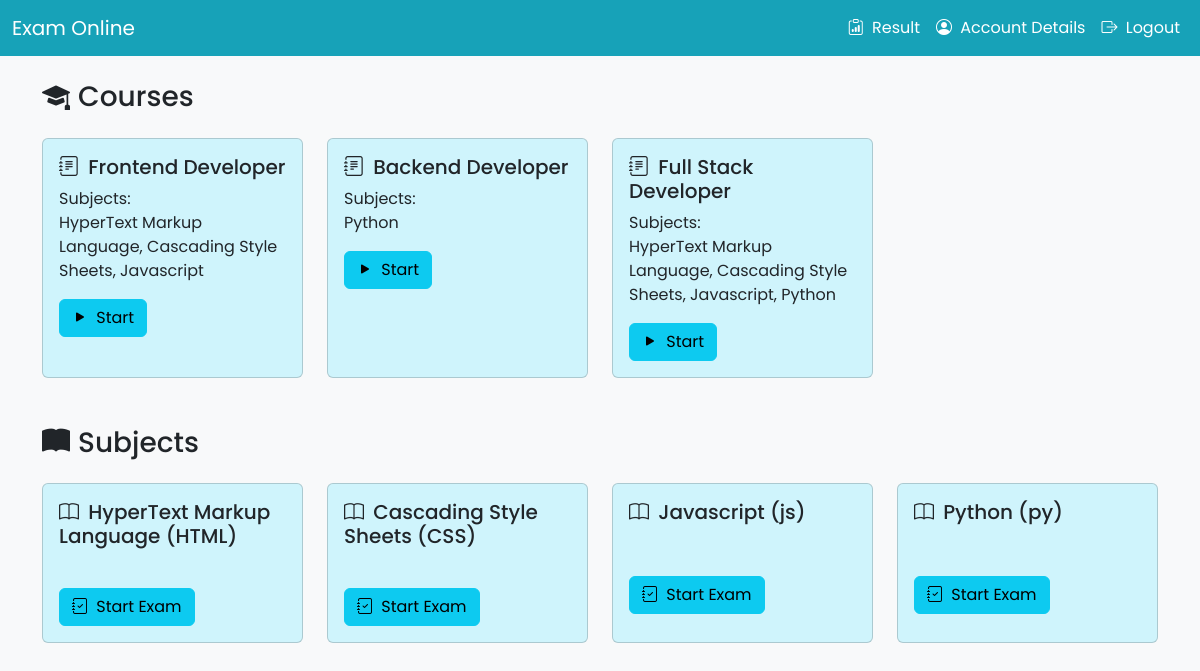
The page /examapp/user/3 on the database its author committed.
### examapp/models.py (models this page shows, shortened)
class coursemodel(models.Model):
    name=models.CharField(max_length=100)
    subjects=models.ManyToManyField(subjectmodel)

class subjectmodel(models.Model):
    name = models.CharField(max_length=100, unique=True)
    short_name=models.CharField(max_length=50)

### examapp/views.py (the view)
# urls.py: path('user/<int:id>',views.user),
def user(request,id):
    user=usermodel.objects.get(id=id)
    if user.status:
        courses=coursemodel.objects.all()
        subjects=subjectmodel.objects.all()
        return render(request,'user.html',{'user':user,'courses':courses,'subjects':subjects})
    else:
        courses=coursemodel.objects.all()
        subjects=subjectmodel.objects.all()
        return render(request,'user.html',{'user':user,'courses':courses,'subjects':subjects})

### examapp/templates/user.html (shortened to what this page needs)
{% load static %}
<!DOCTYPE html>
<html lang="en">
<head>
    <link rel="stylesheet" href="{% static 'examapp/css/bootstrap.min.css' %}">
    <link rel="stylesheet" href="https://cdn.jsdelivr.net/npm/bootstrap-icons@1.10.5/font/bootstrap-icons.css">
</head>
<body>
    <nav class="navbar navbar-expand-lg fixed-top" role="navigation" aria-label="Main navigation">
        <div class="container-fluid">
            <a class="navbar-brand" href="/examapp/user/{{ user.id }}">Exam Online</a>
            <div class="collapse navbar-collapse" id="navbarNavAltMarkup">
                <div class="navbar-nav w-100">
                    <a class="nav-link ms-auto {% if request.path == '/examapp/examresult/'|add:user.id|stringformat:'s' %}active{% endif %}"
                        href="/examapp/examresult/{{ user.id }}">
                        <i class="bi bi-clipboard-data me-1"></i> Result
                    </a>
                    <button class="nav-link" type="button" data-bs-toggle="offcanvas" data-bs-target="#offcanvasNavbar"
                        style="color:white;">
                        <i class="bi bi-person-circle me-1"></i> Account Details
                    </button>
                    <a class="nav-link" href="/examapp/home">
                        <i class="bi bi-box-arrow-right me-1"></i> Logout
                    </a>
                </div>
            </div>
        </div>
    </nav>
    {% if courses %}
    <div class="container-md">
        <h3 class="mb-4"><i class="bi bi-mortarboard-fill me-2"></i>Courses</h3>
        <div class="row row-cols-1 row-cols-md-4 g-4">
            {% for course in courses %}
            <div class="col">
                <div class="card h-100 bg-info-subtle fade-in">
                    <div class="card-body">
                        <h5 class="card-title"><i class="bi bi-journal-text me-1"></i> {{ course.name }}</h5>
                        <div class="card-text">Subjects:</div>
                        <p class="card-text">
                            {% for subject in course.subjects.all %}
                            {{ subject.name }}{% if not forloop.last %}, {% endif %}
                            {% endfor %}
                        </p>
                        {% if user.status %}
                        <a href="/examapp/examcourse/{{ course.id }}/{{ user.id }}" class="btn btn-info">
                            <i class="bi bi-play-fill me-1"></i> Start
                        </a>
                        {% else %}
                        <button type="button" class="btn btn-info" onclick="notapprove()">
                            <i class="bi bi-play-fill me-1"></i> Start
                        </button>
                        {% endif %}
                    </div>
                </div>
            </div>
            {% endfor %}
        </div>
    </div>
    {% endif %}
    {% if subjects %}
    <div class="container-md mt-5">
        <h3 class="mb-4"><i class="bi bi-book-fill me-2"></i>Subjects</h3>
        <div class="row row-cols-1 row-cols-md-4 g-4">
            {% for subject in subjects %}
            <div class="col">
                <div class="card h-100 bg-info-subtle fade-in">
                    <div class="card-body">
                        <h5 class="card-title"><i class="bi bi-book me-1"></i> {{ subject.name }}
                            ({{subject.short_name}})</h5>
                    </div>
                    <div class="card-body">
                        {% if user.status %}
                        <a href="/examapp/examsubject/{{ subject.id }}/{{ user.id }}" class="btn btn-info">
                            <i class="bi bi-journal-check me-1"></i> Start Exam
                        </a>
                        {% else %}
                        <button type="button" class="btn btn-info" onclick="notapprove()">
                            <i class="bi bi-journal-check me-1"></i> Start Exam
                        </button>
                        {% endif %}
                    </div>
                </div>
            </div>
            {% endfor %}
        </div>
    </div>
    {% endif %}
</body>
</html>

### examapp/templates/user.html (style rules this page uses)
body { background-color: #f8f9fa; font-family: 'Poppins', sans-serif; }
.fade-in { animation: fadeIn 0.6s ease-in-out; }
.btn-info { transition: transform 0.3s ease, background-color 0.3s ease; }
.navbar { background-color: #17a2b8 !important; }
.navbar a { color: white !important; }
.container-md { margin-top: 80px; }
.card { transition: transform 0.3s ease; }

### rows shown on the page
coursemodel: name "Frontend Developer"
subjectmodel: name "HyperText Markup Language", short_name "HTML"
subjectmodel: name "Cascading Style Sheets", short_name "CSS"
subjectmodel: name "Javascript", short_name "js"
coursemodel: name "Backend Developer"
subjectmodel: name "Python", short_name "py"
coursemodel: name "Full Stack Developer"
